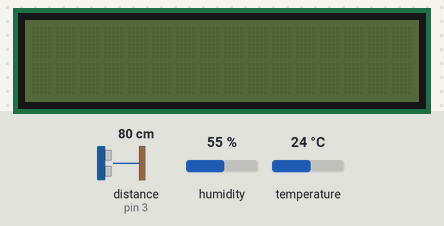
The sketch below on a simulated Arduino Uno, built with avr-gcc and run on an emulated ATmega328P. Shown: 16×2 character LCD. Wiring (inferred from the names in the program): ultrasonic range finder: trigger pin 2; echo pin 3. The inputs (shaded band) are chosen by the test bench; at power-on: distance to the obstacle (sensor on pin 3) 80 cm, humidity 55 %, temperature 24 °C. The echo pulse lasts 58.3 µs per cm.

Above: at 1.2 s.
1.3 s: distance to the obstacle (sensor on pin 3) set to 2 cm
At 2.6 s:
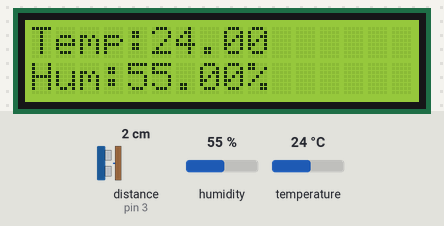
3.7 s: humidity set to 22 %
At 5.5 s:
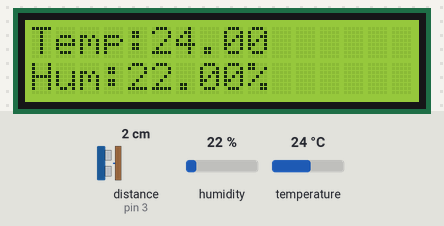
5.8 s: temperature set to 12 °C
At 7.3 s:
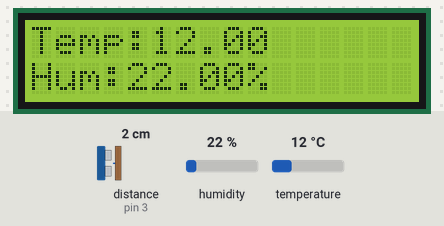
7.9 s: humidity set to 40 %
At 9.0 s:
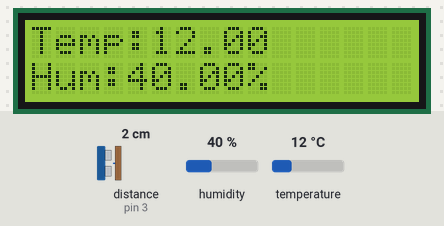
10.0 s: temperature set to 19 °C
At 11.9 s:
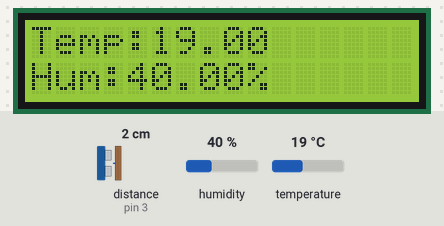
Timing chart, 0 to 13.1 s (numbered marks = the images above; inputs shaded):
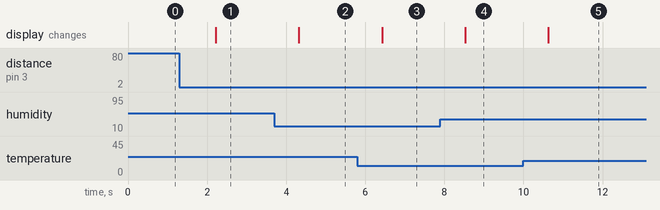

Measured:
- after the input at 1.3 s, the display: changes after 0.92 s (image 1)
- after the input at 3.7 s, the display: changes after 0.62 s (image 2)
- after the input at 5.8 s, the display: changes after 0.63 s (image 3)
- after the input at 7.9 s, the display: changes after 0.63 s (image 4)
- after the input at 10.0 s, the display: changes after 0.63 s (image 5)

The sketch:

main.ino
```cpp
#include <dht11.h>
#include <Wire.h>
#include <LiquidCrystal_I2C.h>  //引用I2C库

//设置LCD1602设备地址，这里的地址是0x3F，一般是0x20，或者0x27，具体看模块手册
LiquidCrystal_I2C lcd(0x27, 16, 2);
dht11 dht;

// 将 DHT 引脚指定为 8
#define DHT_PIN 8

// HC-SR04 超声波模块测距
#define TRIG_PIN 2  //引脚 Tring 连接 IO D2
#define ECHO_PIN 3  //引脚 Echo 连接 IO D3

bool tag = 0;
const int NUM_READINGS = 10;  //平均距离读数
const int SOUND_SPEED = 343;  //声速（单位：m/s）
const int MAX_LEN = 40;

float len() {
  digitalWrite(TRIG_PIN, LOW);
  delayMicroseconds(2);
  digitalWrite(TRIG_PIN, HIGH);
  delayMicroseconds(10);
  digitalWrite(TRIG_PIN, LOW);

  float pulse_duration = pulseIn(ECHO_PIN, HIGH);
  float cm = pulse_duration * 16.3 / 1000 - 1;  //将回波时间转换为厘米单位
  return cm;
}

void setup() {
  Serial.begin(9600);
  pinMode(TRIG_PIN, OUTPUT);
  pinMode(ECHO_PIN, INPUT);
  lcd.init();  // 初始化LCD
  lcd.noBacklight();
}

void loop() {
  float distanceSum = 0;  // 初始化距离累加和
  for (int i = 0; i < NUM_READINGS; i++) {
    distanceSum += len();  // 将距离累加到距离累加和中
  }
  float average_distance = distanceSum / NUM_READINGS;  // 计算平均距离
  if (average_distance < MAX_LEN) {
    tag = true;  // 标记需要读取 DHT11 数据并显示到 LCD 上
  } else {
    if (tag == true) {  // 如果之前已经读取过数据且距离超过了阈值
      delay(5000);
      if (len() > MAX_LEN) {
        lcd.noBacklight();  // 关闭 LCD 背光
        tag = false;        // 取消标记
      }
    } else {
      delay(1000);
    }
  }

  if (tag) {
    int check_result = dht.read(DHT_PIN);
    lcd.setCursor(0, 0);  //设置显示指针
    lcd.print("Temp:");   //输出字符到LCD1602上
    lcd.print((float)dht.temperature, 2);
    lcd.setCursor(0, 1);
    lcd.print("Hum:");  //输出字符到LCD1602上
    lcd.print((float)dht.humidity, 2);
    lcd.print('%');
    lcd.backlight();
    delay(1000);
  }
}
```
